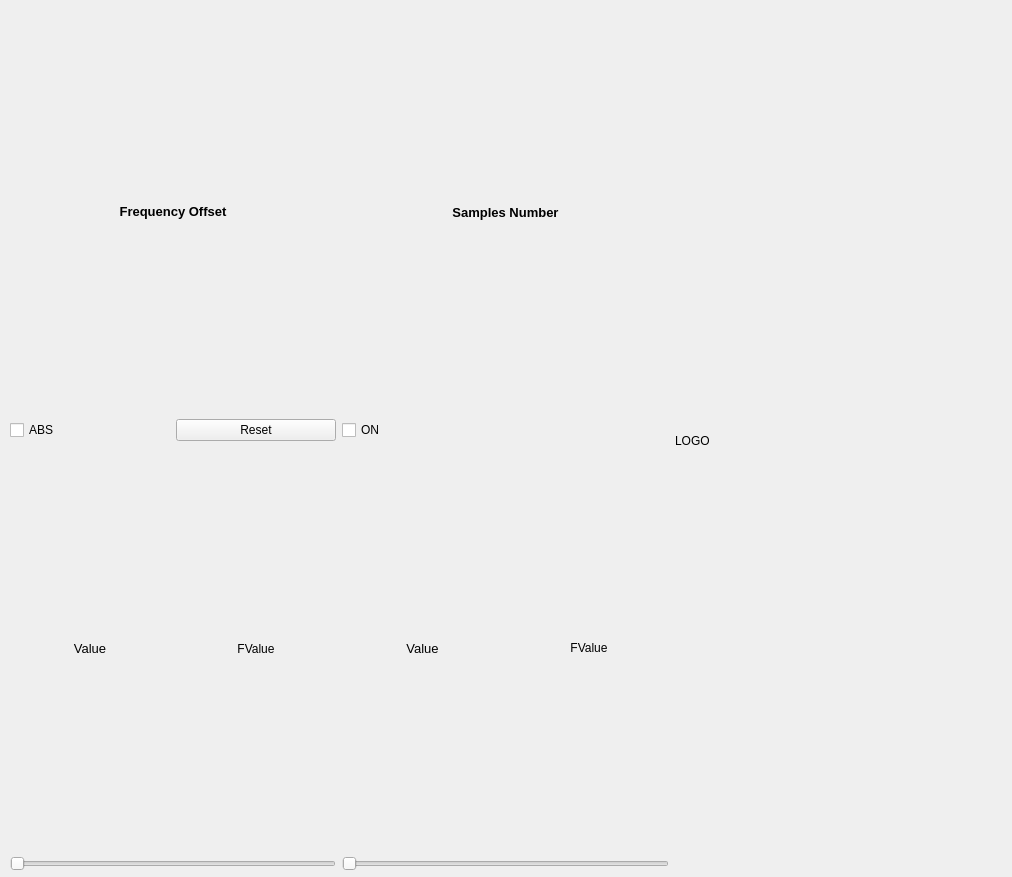
<?xml version="1.0" encoding="UTF-8"?>
<ui version="4.0">
 <class>MainWindow</class>
 <widget class="QMainWindow" name="MainWindow">
  <property name="geometry">
   <rect>
    <x>0</x>
    <y>0</y>
    <width>1012</width>
    <height>877</height>
   </rect>
  </property>
  <property name="windowTitle">
   <string>MainWindow</string>
  </property>
  <widget class="QWidget" name="mainWidget">
   <widget class="QWidget" name="verticalLayoutWidget">
    <property name="geometry">
     <rect>
      <x>10</x>
      <y>10</y>
      <width>991</width>
      <height>861</height>
     </rect>
    </property>
    <layout class="QVBoxLayout" name="verticalLayout">
     <item>
      <layout class="QHBoxLayout" name="horizontalLayout">
       <item>
        <layout class="QGridLayout" name="offsetLayout">
         <item row="2" column="1">
          <widget class="QLabel" name="offsetValue">
           <property name="text">
            <string>FValue</string>
           </property>
           <property name="alignment">
            <set>Qt::AlignCenter</set>
           </property>
          </widget>
         </item>
         <item row="3" column="0" colspan="2">
          <widget class="QSlider" name="offsetSlider">
           <property name="minimum">
            <number>10</number>
           </property>
           <property name="maximum">
            <number>200</number>
           </property>
           <property name="singleStep">
            <number>10</number>
           </property>
           <property name="orientation">
            <enum>Qt::Horizontal</enum>
           </property>
          </widget>
         </item>
         <item row="1" column="1">
          <widget class="QPushButton" name="resetBt">
           <property name="text">
            <string>Reset</string>
           </property>
          </widget>
         </item>
         <item row="1" column="0">
          <widget class="QCheckBox" name="absSig">
           <property name="text">
            <string>ABS</string>
           </property>
          </widget>
         </item>
         <item row="0" column="0" colspan="2">
          <widget class="QLabel" name="freqOffsetLabel">
           <property name="font">
            <font>
             <family>Liberation Sans</family>
             <pointsize>10</pointsize>
             <weight>75</weight>
             <bold>true</bold>
            </font>
           </property>
           <property name="layoutDirection">
            <enum>Qt::LeftToRight</enum>
           </property>
           <property name="text">
            <string>Frequency Offset</string>
           </property>
           <property name="scaledContents">
            <bool>false</bool>
           </property>
           <property name="alignment">
            <set>Qt::AlignCenter</set>
           </property>
          </widget>
         </item>
         <item row="2" column="0">
          <widget class="QLabel" name="offsetLabel">
           <property name="font">
            <font>
             <pointsize>10</pointsize>
            </font>
           </property>
           <property name="text">
            <string>Value</string>
           </property>
           <property name="alignment">
            <set>Qt::AlignCenter</set>
           </property>
          </widget>
         </item>
        </layout>
       </item>
       <item>
        <layout class="QGridLayout" name="numberLayout">
         <item row="1" column="0">
          <widget class="QCheckBox" name="onSig">
           <property name="text">
            <string>ON</string>
           </property>
          </widget>
         </item>
         <item row="3" column="0">
          <widget class="QLabel" name="numberLabel">
           <property name="font">
            <font>
             <pointsize>10</pointsize>
            </font>
           </property>
           <property name="text">
            <string>Value</string>
           </property>
           <property name="alignment">
            <set>Qt::AlignCenter</set>
           </property>
          </widget>
         </item>
         <item row="3" column="1">
          <widget class="QLabel" name="numberValue">
           <property name="text">
            <string>FValue</string>
           </property>
           <property name="alignment">
            <set>Qt::AlignCenter</set>
           </property>
          </widget>
         </item>
         <item row="4" column="0" colspan="2">
          <widget class="QSlider" name="numberSlider">
           <property name="minimum">
            <number>10</number>
           </property>
           <property name="maximum">
            <number>200</number>
           </property>
           <property name="singleStep">
            <number>10</number>
           </property>
           <property name="orientation">
            <enum>Qt::Horizontal</enum>
           </property>
          </widget>
         </item>
         <item row="0" column="0" colspan="2">
          <widget class="QLabel" name="samplesNumberLabel">
           <property name="font">
            <font>
             <family>Liberation Sans</family>
             <pointsize>10</pointsize>
             <weight>75</weight>
             <bold>true</bold>
            </font>
           </property>
           <property name="text">
            <string>Samples Number</string>
           </property>
           <property name="alignment">
            <set>Qt::AlignCenter</set>
           </property>
          </widget>
         </item>
        </layout>
       </item>
       <item>
        <layout class="QVBoxLayout" name="verticalLayout_2">
         <item>
          <widget class="QLabel" name="lense_logo">
           <property name="baseSize">
            <size>
             <width>200</width>
             <height>100</height>
            </size>
           </property>
           <property name="text">
            <string>LOGO</string>
           </property>
          </widget>
         </item>
        </layout>
       </item>
      </layout>
     </item>
     <item>
      <layout class="QVBoxLayout" name="signalLayout"/>
     </item>
    </layout>
   </widget>
  </widget>
 </widget>
 <resources/>
 <connections/>
</ui>
